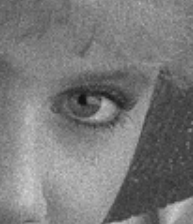
#> input picture imgtest/image_test.PNG, 193 x 224 px, found by its file name
$ python Papier1.py
#> lines starting #> are read from the running program, lines starting #| are printed output that depends on the picture
import numpy as np
from PIL import Image, ImageFilter
import cv2

def anscombe_transform(image):
    return 2 * np.sqrt(image + 3/8)

def inverse_anscombe_transform(image):
    return (1.0/4.0 * np.power(image, 2) +
            1.0/4.0 * np.sqrt(3.0/2.0) * np.power(image, -1.0) -
            11.0/8.0 * np.power(image, -2.0) +
            5.0/8.0 * np.sqrt(3.0/2.0) * np.power(image, -3.0) - 1.0 / 8.0)

def estimate_photon_density_and_gain(image, window_size=11, sigma=2, theta=2):
    # Appliquer une convolution gaussienne avec une variance σ sur l'image originale
    smoothed_image = cv2.GaussianBlur(image, (0, 0), sigma)
    # Échantillonnage des régions T−(J) à partir de l'image complète
    image_height = smoothed_image.shape[0]
    image_width= smoothed_image.shape[1]
    sampled_indices = np.random.choice(image_height * image_width, size=10000, replace=True)

    sampled_coordinates = np.unravel_index(sampled_indices, (image_height, image_width))

    regions = list(zip(sampled_coordinates[0], sampled_coordinates[1]))
    if len(image.shape) == 3:
        variance_values_smoothed = [np.var(smoothed_image[region_x:region_x + window_size, region_y:region_y + window_size], axis=(0, 1)) for (region_x, region_y) in regions]

        mean_values_original = [np.mean(image[region_x:region_x + window_size, region_y:region_y + window_size], axis=(0, 1)) for (region_x, region_y) in regions]
        seuil=1
        currentVar=0
        gamma=0
        i=0
        while (currentVar<0.98 or currentVar>1.1) and i<100:
            i+=1
            image2=image
            index = 0
            nbTotal=0
            totalVariance=0
            totalMean=0
            for r,g,b in variance_values_smoothed:
                if((r+g+b)/3<=seuil):
                    totalVariance+=(r+g+b)/3
                    totalMean+=(mean_values_original[index][0] +mean_values_original[index][1]+mean_values_original[index][2])/3
                    nbTotal+=1
                index+=1
            totalMean/=nbTotal
            totalVariance/=nbTotal
            gamma = totalMean/totalVariance
            image2 = image2 / gamma
            image2 = anscombe_transform(image2)
            currentVar=np.var(image2)
            seuil += 0.5
    else:
        # Estimation de la moyenne et de la variance pour chaque région
        variance_values_smoothed = [np.var(smoothed_image[region_x:region_x + window_size, region_y:region_y + window_size]) for (region_x, region_y) in regions]

        mean_values_original = [np.mean(image[region_x:region_x + window_size, region_y:region_y + window_size]) for (region_x, region_y) in regions]
        seuil=1
        currentVar=0
        gamma=0
        i=0
        while (currentVar<0.98 or currentVar>1.1) and i<100:
            i+=1
            image2=image
            index = 0
            nbTotal=0
            totalVariance=0
            totalMean=0
            for a in variance_values_smoothed:
                if(a<=seuil):
                    totalVariance+=a
                    totalMean+=mean_values_original[index]
                    nbTotal+=1
                index+=1
            totalMean/=nbTotal
            totalVariance/=nbTotal
            gamma = totalMean/totalVariance
            image2 = image2 / gamma
            image2 = anscombe_transform(image2)
            currentVar=np.var(image2)
            seuil += 0.5
    return gamma

def bilateral_filter(image, sigma_spatial=2.5, sigma_intensity=0.1):
    img_array = np.array(image)

    img_array = img_array.astype(np.float32)
    if len(img_array.shape) == 3:
        img_array[...,0] = cv2.bilateralFilter(img_array[...,0], d=-1, sigmaColor=sigma_intensity, sigmaSpace=sigma_spatial)
        img_array[...,1] = cv2.bilateralFilter(img_array[...,1], d=-1, sigmaColor=sigma_intensity, sigmaSpace=sigma_spatial)
        img_array[...,2] = cv2.bilateralFilter(img_array[...,2], d=-1, sigmaColor=sigma_intensity, sigmaSpace=sigma_spatial)
    else:
        img_array = cv2.bilateralFilter(img_array, d=-1, sigmaColor=sigma_intensity, sigmaSpace=sigma_spatial)
    return img_array

def stabilize_variance_and_denoise(input_image, window_size=7, h_parameter=2.5):
    img_array = np.array(input_image)
    gamma = estimate_photon_density_and_gain(img_array)
    img_array = img_array / gamma
    img_array = anscombe_transform(img_array)
    img_array = bilateral_filter(img_array,window_size, 0.5)
    img_array = inverse_anscombe_transform(img_array)
    img_array = img_array * gamma
    img_array = np.clip(img_array, 0, 255).astype(np.uint8)
    return img_array

input_image_path = "imgtest/image_test.PNG"
output_image_path = "imgoutdenoised/papier1.jpg"

input_image = cv2.imread(input_image_path)
#> input_image is the input picture: shape (224, 193, 3); min 16, max 211, mean 121.3

output_image = stabilize_variance_and_denoise(input_image)
#> in estimate_photon_density_and_gain, `variance_values_smoothed = [np.var(smoothed_image[region_x:region_x + ..`: variance_values_smoothed = 10000 items, first 6: [8.07, 8.07, 8.07], [398.7, 398.7, 398.7], [57.08, 57.08, 57.08], [1.58, 1.58, 1.58], [5.79, 5.79, 5.79], [468.9, 468.9, 468.9]
#> in estimate_photon_density_and_gain, `mean_values_original = [np.mean(image[region_x:region_x + window_size,..`: mean_values_original = 10000 items, first 6: [108.5, 108.5, 108.5], [98.66, 98.66, 98.66], [142.5, 142.5, 142.5], [164, 164, 164], [170, 170, 170], [104.1, 104.1, 104.1]
#> the loop in estimate_photon_density_and_gain, `while (currentVar<0.98 or currentVar>1.1) and i<100:` made 79 passes
#> currentVar on passes 1 to 12: 0.0514, 0.0743, 0.0959, 0.122, 0.154, 0.173, 0.195, 0.218, 0.236, 0.256, 0.273, 0.291
#> pass 1, in estimate_photon_density_and_gain, `image2 = image2 / gamma`:
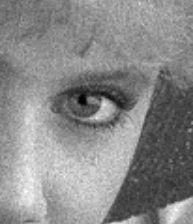
#> image2: shape (224, 193, 3) float64; min 0.125, max 1.64, mean 0.944; drawn with min black and max white
#> pass 1, in estimate_photon_density_and_gain, `image2 = anscombe_transform(image2)`:
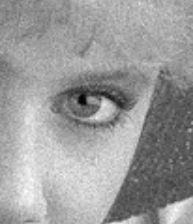
#> image2: shape (224, 193, 3) float64; min 1.41, max 2.84, mean 2.29; drawn with min black and max white
#> after the loop in estimate_photon_density_and_gain, `while (currentVar<0.98 or currentVar>1.1) and i<100:`: i = 79; seuil = 40.5
#> in stabilize_variance_and_denoise, `gamma = estimate_photon_density_and_gain(img_array)`: gamma = 9.43
#> in bilateral_filter, `img_array[...,0] = cv2.bilateralFilter(img_array[...,0], d=-1, sigmaCo..`:
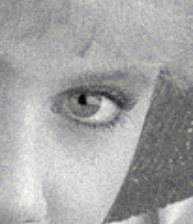
#> img_array: shape (224, 193, 3) float32; mean B, G, R 7.21, 7.21, 7.21; drawn with min black and max white
#> in bilateral_filter, `img_array[...,2] = cv2.bilateralFilter(img_array[...,2], d=-1, sigmaCo..`:
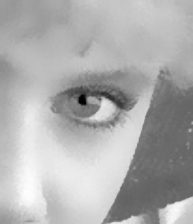
#> img_array: shape (224, 193, 3) float32; min 3.24, max 9.03, mean 7.21; drawn with min black and max white
#> in inverse_anscombe_transform, `return (1.0/4.0 * np.power(image, 2) + 1.0/4.0 * np.sqrt(3.0/2.0) * np..`:
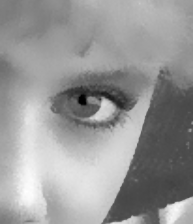
#> returned value: shape (224, 193, 3) float32; min 2.49, max 20.3, mean 13.1; drawn with min black and max white
cv2.imwrite(output_image_path, output_image)
